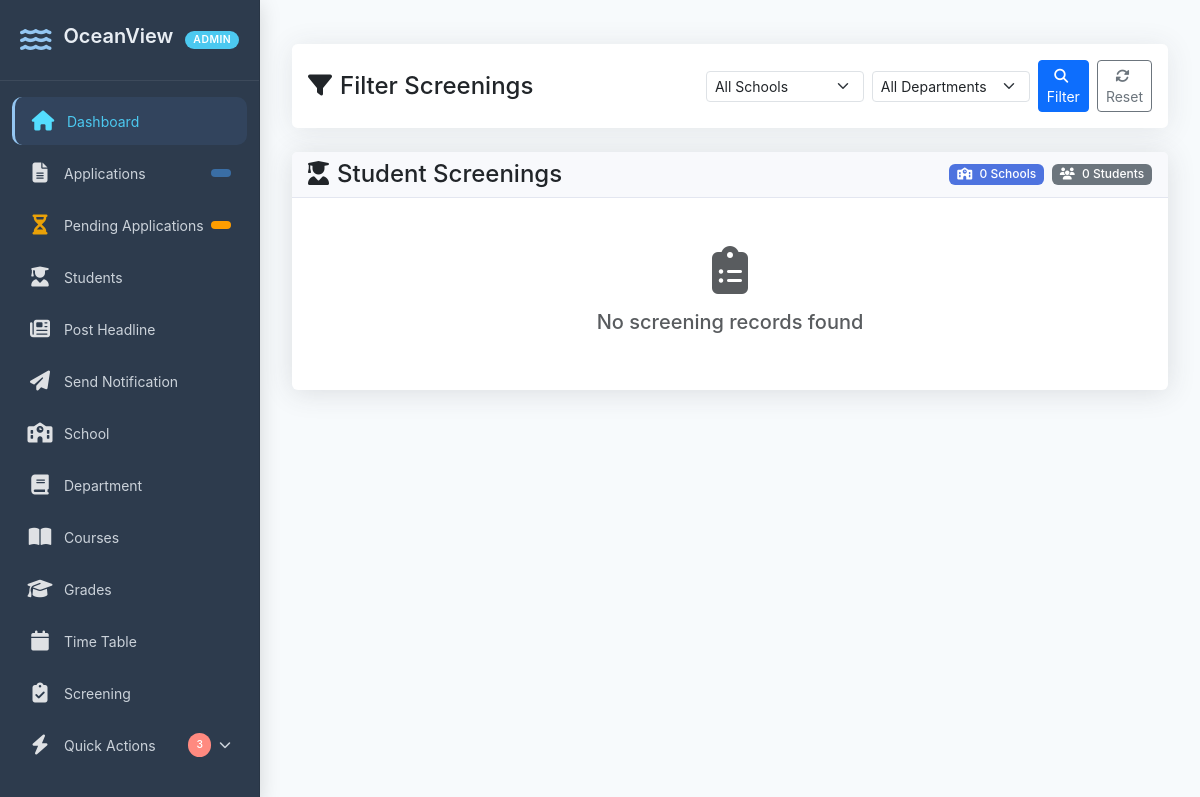
The app's page /screenings/, older data.
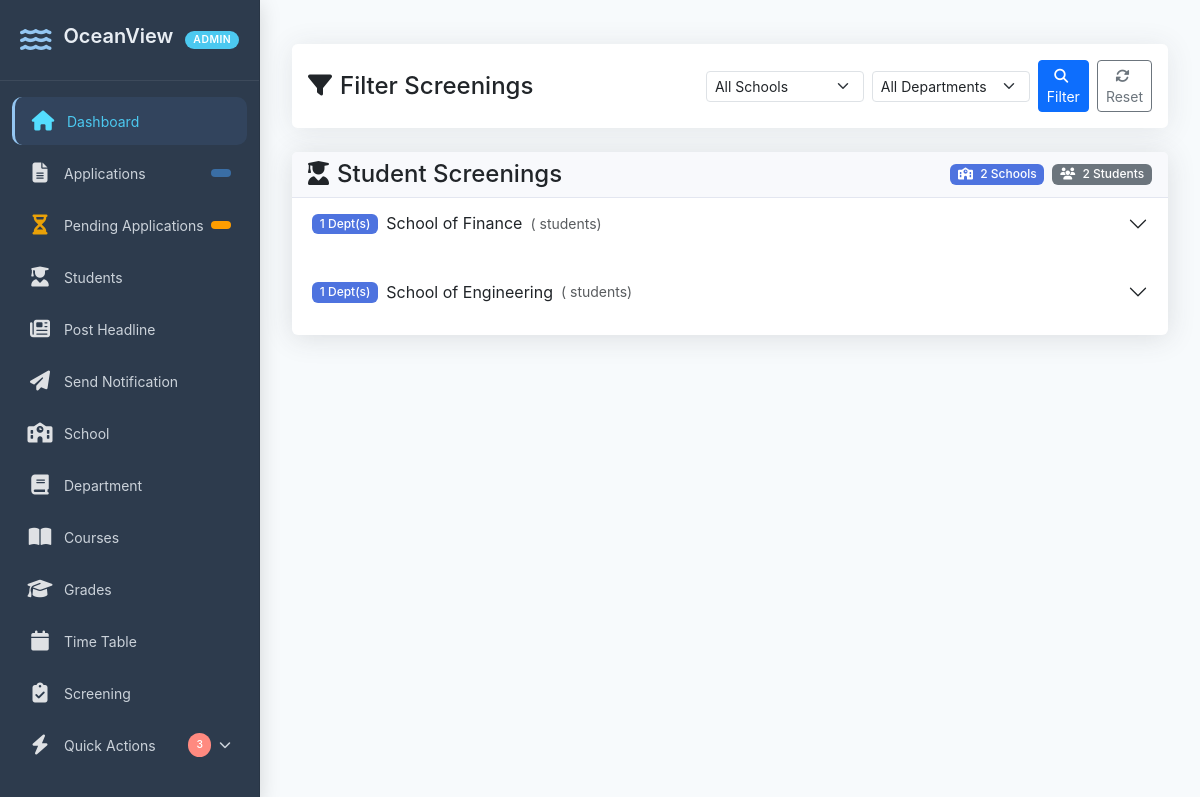
The same page, newer data.
### portal/models.py (models this page shows)
class School(models.Model):
    name = models.CharField(max_length=100, unique=True)
    def __str__(self):
        return self.name

### crm/views.py (the view)
# urls.py: path('screenings/', screening_list, name='screening_list'),
def screening_list(request):
    screenings = Screening.objects.select_related('student').order_by('-id')
    school_filter = request.GET.get('school')
    department_filter = request.GET.get('department')
    if school_filter:
        screenings = screenings.filter(student__school=school_filter)
    if department_filter:
        screenings = screenings.filter(student__department=department_filter)
    schools = Student.objects.values_list('school', flat=True).distinct().order_by('school')
    departments = Student.objects.values_list('department', flat=True).distinct().order_by('department')
    if school_filter:
        departments = Student.objects.filter(school=school_filter)\
                                    .values_list('department', flat=True)\
                                    .distinct()\
                                    .order_by('department')
    grouped_screenings = {}
    for screening in screenings:
        school = screening.student.school
        department = screening.student.department
        if school not in grouped_screenings:
            grouped_screenings[school] = {}
        if department not in grouped_screenings[school]:
            grouped_screenings[school][department] = []
        grouped_screenings[school][department].append(screening)
    context = {
        'grouped_screenings': grouped_screenings,
        'schools': schools,
        'departments': departments,
        'selected_school': school_filter,
        'selected_department': department_filter,
        'total_students': screenings.count(),
    }
    return render(request, 'crm/screening_list.html', context)

### portal/models.py (called while the page is built)
    def __str__(self):
        return self.name

### crm/templates/crm/screening_list.html (shortened to what the changed rows need)
<!DOCTYPE html>
{% load static %}
<html lang="en">
<head>
    <link href="https://cdn.jsdelivr.net/npm/bootstrap@5.3.0/dist/css/bootstrap.min.css" rel="stylesheet">
    <link rel="stylesheet" href="https://cdnjs.cloudflare.com/ajax/libs/font-awesome/6.4.0/css/all.min.css">
    <link rel="stylesheet" href="{% static 'crm/css/screening_list.css' %}">
</head>
<body>
    <div class="wrapper">
        {% include 'crm/sidebar.html' %}
        <div class="main-content" id="mainContent">
            <div class="container-fluid py-4">
                <div class="row">
                    <div class="col-12">
                        <div class="card">
                            <div class="card-header d-flex justify-content-between align-items-center">
                                <div class="d-flex">
                                    <span class="badge bg-primary me-2">
                                        <i class="fas fa-school me-1"></i> {{ grouped_screenings|length }} Schools
                                    </span>
                                    <span class="badge bg-secondary">
                                        <i class="fas fa-users me-1"></i> {{ total_students }} Students
                                    </span>
                                </div>
                            </div>
                            <div class="card-body p-0">
                                {% if grouped_screenings %}
                                <div class="accordion" id="screeningAccordion">
                                    {% for school, departments in grouped_screenings.items %}
                                    <div class="accordion-item border-0 mb-3">
                                        <h2 class="accordion-header" id="heading{{ forloop.counter }}">
                                            <button class="accordion-button collapsed py-3" type="button" data-bs-toggle="collapse"
                                                data-bs-target="#collapse{{ forloop.counter }}" aria-expanded="false"
                                                aria-controls="collapse{{ forloop.counter }}">
                                                <span class="badge bg-primary me-2">{{ departments|length }} Dept(s)</span>
                                                School of {{ school }}
                                                <span class="ms-2 text-muted small">({{ school_student_counts.school }} students)</span>
                                            </button>
                                        </h2>
                                    </div>
                                    {% endfor %}
                                </div>
                                {% else %}
                                <div class="text-center py-5" id="emptyState">
                                    <i class="fas fa-clipboard-list fa-3x text-muted mb-3"></i>
                                    <h5 class="text-muted">No screening records found</h5>
                                </div>
                                {% endif %}
                            </div>
                        </div>
                    </div>
                </div>
            </div>
        </div>
    </div>
</body>
</html>

Row changes from the older to the newer data that the page shows:
added School: departments "1", name "Finance"
now on this page (row unchanged): School: departments "1", name "Engineering"
Text that changed along with them:
{{ grouped_screenings|length }}: "0" → "2"
{{ total_students }}: "0" → "2"
text no longer shown: "No screening records found"
